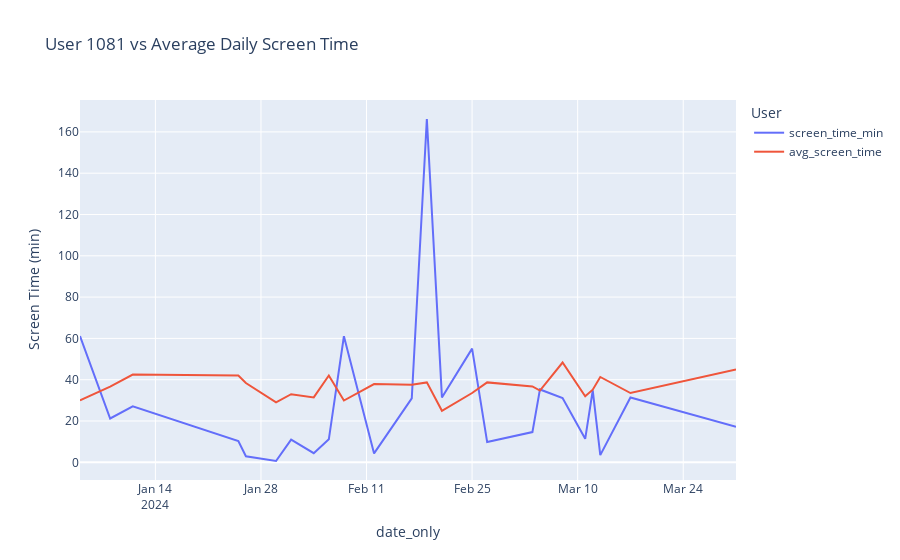

Source (notebook cell):
### Code cell
# Average screen time per user per day
daily_avg = user_totals.groupby('date_only')['screen_time_min'].mean().reset_index()
daily_avg.rename(columns={'screen_time_min': 'avg_screen_time'}, inplace=True)

# Merge with user 1081
merged = pd.merge(user_1081, daily_avg, on='date_only')

# Plot comparison
fig = px.line(merged, x='date_only',
              y=['screen_time_min', 'avg_screen_time'],
              labels={'value': 'Screen Time (min)', 'variable': 'User'},
              title='User 1081 vs Average Daily Screen Time')
fig.show()

### Figure 1 — Plotly figure (JSON) as saved in the notebook; plotly's stock layout.template omitted (floating-point values rounded to 4 significant figures)
{"data": [{"hovertemplate": "User=screen_time_min<br>date_only=%{x}<br>Screen Time (min)=%{y}<extra></extra>", "legendgroup": "screen_time_min", "line": {"color": "#636efa", "dash": "solid"}, "marker": {"symbol": "circle"}, "mode": "lines", "name": "screen_time_min", "orientation": "v", "showlegend": true, "type": "scatter", "x": ["2024-01-04T00:00:00.000000000", "2024-01-08T00:00:00.000000000", "2024-01-11T00:00:00.000000000", "2024-01-25T00:00:00.000000000", "2024-01-26T00:00:00.000000000", "2024-01-30T00:00:00.000000000", "2024-02-01T00:00:00.000000000", "2024-02-04T00:00:00.000000000", "2024-02-06T00:00:00.000000000", "2024-02-08T00:00:00.000000000", "2024-02-12T00:00:00.000000000", "2024-02-17T00:00:00.000000000", "2024-02-19T00:00:00.000000000", "2024-02-21T00:00:00.000000000", "2024-02-25T00:00:00.000000000", "2024-02-27T00:00:00.000000000", "2024-03-04T00:00:00.000000000", "2024-03-05T00:00:00.000000000", "2024-03-08T00:00:00.000000000", "2024-03-11T00:00:00.000000000", "2024-03-12T00:00:00.000000000", "2024-03-13T00:00:00.000000000", "2024-03-17T00:00:00.000000000", "2024-03-31T00:00:00.000000000"], "xaxis": "x", "y": [61.13, 21.22, 27.09, 10.32, 2.9, 0.63, 10.95, 4.43, 11.14, 61.04, 4.32, 30.96, 166.2, 31.42, 55.06, 9.79, 14.64, 35.28, 31.13, 11.39, 34.83, 3.47, 31.4, 17.18], "yaxis": "y"}, {"hovertemplate": "User=avg_screen_time<br>date_only=%{x}<br>Screen Time (min)=%{y}<extra></extra>", "legendgroup": "avg_screen_time", "line": {"color": "#EF553B", "dash": "solid"}, "marker": {"symbol": "circle"}, "mode": "lines", "name": "avg_screen_time", "orientation": "v", "showlegend": true, "type": "scatter", "x": ["2024-01-04T00:00:00.000000000", "2024-01-08T00:00:00.000000000", "2024-01-11T00:00:00.000000000", "2024-01-25T00:00:00.000000000", "2024-01-26T00:00:00.000000000", "2024-01-30T00:00:00.000000000", "2024-02-01T00:00:00.000000000", "2024-02-04T00:00:00.000000000", "2024-02-06T00:00:00.000000000", "2024-02-08T00:00:00.000000000", "2024-02-12T00:00:00.000000000", "2024-02-17T00:00:00.000000000", "2024-02-19T00:00:00.000000000", "2024-02-21T00:00:00.000000000", "2024-02-25T00:00:00.000000000", "2024-02-27T00:00:00.000000000", "2024-03-04T00:00:00.000000000", "2024-03-05T00:00:00.000000000", "2024-03-08T00:00:00.000000000", "2024-03-11T00:00:00.000000000", "2024-03-12T00:00:00.000000000", "2024-03-13T00:00:00.000000000", "2024-03-17T00:00:00.000000000", "2024-03-31T00:00:00.000000000"], "xaxis": "x", "y": [29.96, 36.6, 42.47, 42.07, 38.39, 29.04, 32.98, 31.42, 42.02, 29.91, 37.91, 37.55, 38.69, 24.93, 33.54, 38.7, 36.71, 34.76, 48.31, 31.94, 35.19, 41.32, 33.55, 44.95], "yaxis": "y"}], "layout": {"legend": {"title": {"text": "User"}, "tracegroupgap": 0}, "title": {"text": "User 1081 vs Average Daily Screen Time"}, "xaxis": {"anchor": "y", "domain": [0, 1], "title": {"text": "date_only"}}, "yaxis": {"anchor": "x", "domain": [0, 1], "title": {"text": "Screen Time (min)"}}}}
